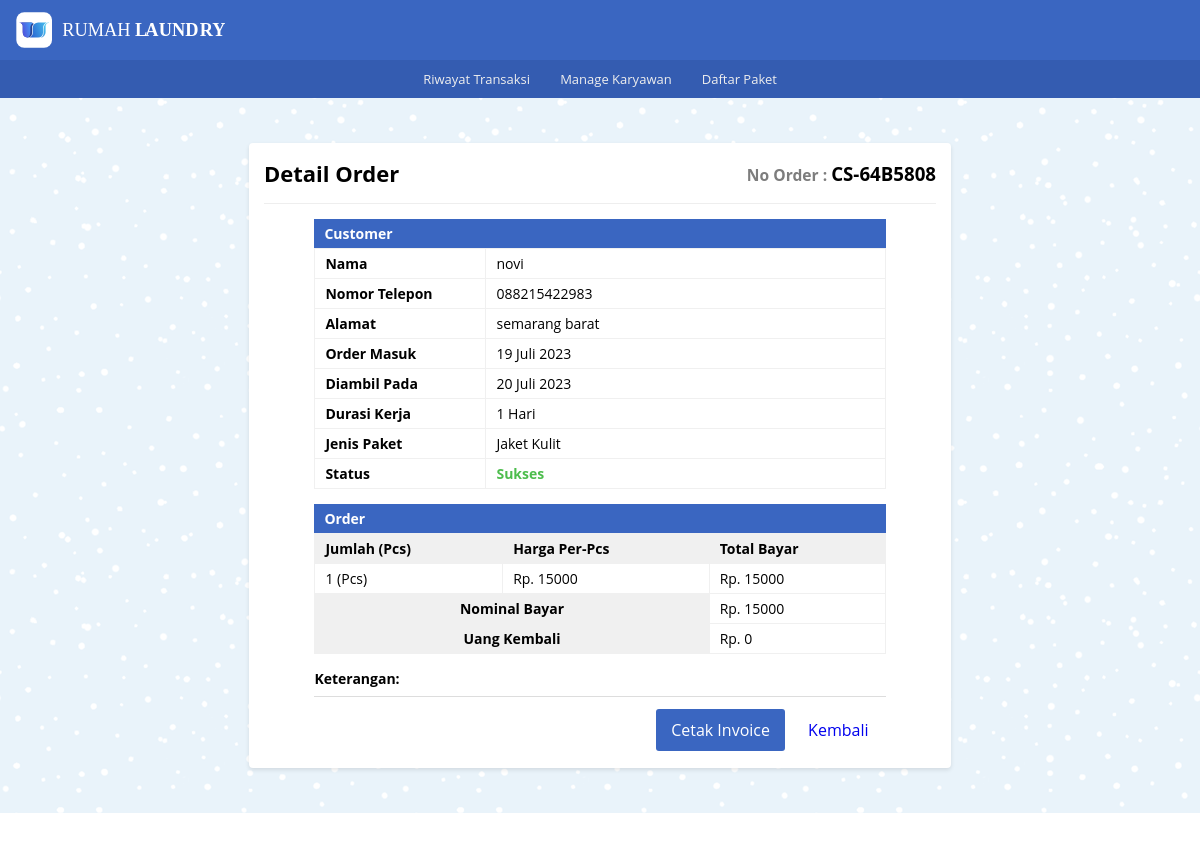
Screenshot of /riwayat_transaksi/riwayat_cs/detail_cs.php?id_cs=4 with the database file from the repository.
### tables this page shows
CREATE TABLE `tb_riwayat_cs` (
  `id_cs` int(11) NOT NULL,
  `or_number` varchar(20) DEFAULT NULL,
  `pelanggan` varchar(100) DEFAULT NULL,
  `no_telp` char(15) DEFAULT NULL,
  `alamat` text DEFAULT NULL,
  `j_paket` varchar(50) DEFAULT NULL,
  `wkt_kerja` varchar(20) DEFAULT NULL,
  `jml_pcs` int(11) DEFAULT NULL,
  `h_perpcs` int(11) DEFAULT NULL,
  `tgl_msk` varchar(40) DEFAULT NULL,
  `tgl_klr` varchar(40) DEFAULT NULL,
  `total` int(11) DEFAULT NULL,
  `nominal_byr` int(11) DEFAULT NULL,
  `kembalian` int(11) DEFAULT NULL,
  `status` varchar(20) DEFAULT NULL,
  `keterangan` text DEFAULT NULL
);

### _functions.php (called while the page is built, shortened)
<?php
$host	= 'localhost';
$user = 'root';
$pass	= '';
$db	= 'laundry_app';
$koneksi = mysqli_connect($host, $user, $pass, $db);
function query($query)
{
	global $koneksi;
	$result = mysqli_query($koneksi, $query);
	$rows = [];
	while ($row = mysqli_fetch_assoc($result)) {
		$rows[] = $row;
	}
	return $rows;
}
function url($url = null)
{
	$url_utama = "http://localhost/rumah_laundry";
	if ($url != null) {
		return $url_utama . '/' . $url;
	} else {
		return $url_utama;
	}
}

### riwayat_transaksi/riwayat_cs/detail_cs.php (the view, shortened to what this page needs)
<?php
   require_once('../../_header.php');
   $get_id = $_GET['id_cs'];
   $data = query("SELECT * FROM tb_riwayat_cs WHERE id_cs = $get_id")[0];
?>
<div id="detail_or_cs" class="main-content">
   <div class="container">
      <div class="baris">
         <div class="col mt-2">
            <div class="card-md">
               <div class="card-title card-flex">
                  <div class="card-col">
                     <h2>Detail Order</h2>
                  </div>
                  <div class="card-col txt-right">
                     <h3 class="no-order"><small>No Order : </small><?=$data['or_number']?></h3>
                  </div>
               </div>
               <div class="card-body">
                     <div class="jdl-or">
                        <h4>Customer</h4>
                     </div>
                     <table class="tb-detail_customer">
                        <tr>
                           <th>Nama</th>
                           <td><?=$data['pelanggan']?></td>
                        </tr>
                        <tr>
                           <th>Nomor Telepon</th>
                           <td><?=$data['no_telp']?></td>
                        </tr>
                        <tr>
                           <th>Alamat</th>
                           <td><?=$data['alamat']?></td>
                        </tr>
                        <tr>
                           <th>Order Masuk</th>
                           <td><?=$data['tgl_msk']?></td>
                        </tr>
                        <tr>
                           <th>Diambil Pada</th>
                           <td><?=$data['tgl_klr']?></td>
                        </tr>
                        <tr>
                           <th>Durasi Kerja</th>
                           <td><?=$data['wkt_kerja']?></td>
                        </tr>
                        <tr>
                           <th>Jenis Paket</th>
                           <td><?=$data['j_paket']?></td>
                        </tr>
                        <tr>
                           <th>Status</th>
                           <td><span class="success"><?=$data['status']?></span></td>
                        </tr>
                     </table>
                     <div class="jdl-or">
                        <h4>Order</h4>
                     </div>
                     <table class="tb-detail_order">
                        <tr>
                           <th>Jumlah (Pcs)</th>
                           <th>Harga Per-Pcs</th>
                           <th>Total Bayar</th>
                        </tr>
                        <tr>
                           <td><?=$data['jml_pcs'] . " (Pcs)"?></td>
                           <td><?="Rp. " . $data['h_perpcs']?></td>
                           <td><?="Rp. " . $data['total']?></td>
                        </tr>
                        <tr>
                           <th colspan="2" style="text-align: center;">Nominal Bayar</th>
                           <td><?="Rp. " . $data['nominal_byr']?></td>
                        </tr>
                        <tr>
                           <th colspan="2" style="text-align: center;">Uang Kembali</th>
                           <td><?="Rp. " . $data['kembalian']?></td>
                        </tr>
                     </table>
                     <div class="details">
                        <h4 class="mb-01">Keterangan:</h4>
                     </div>
                     <div class="form-footer_detail">
                        <div class="buttons">
                           <a class="btn-sm bg-primary" href="<?=url('riwayat_transaksi/riwayat_cs/cetak_info.php')?>?id_cs=<?=$data['id_cs']?>">Cetak Invoice</a>
                           <a class="btn-sm bg-transparent" href="<?=url('riwayat_transaksi/riwayat.php')?>">Kembali</a>
                        </div>
                     </div>
               </div>
            </div>
         </div>
      </div>
   </div>
</div>
<?php require_once('../../_footer.php') ?>

### _assets/css/style.css (style rules this page uses)
* { margin: 0; padding: 0; box-sizing: border-box; }
html,body { width: 100%; max-width: 100%; position: relative; font-family: 'Open sans', sans-serif; display: flex; flex-direction: column; background-image: url(../img/blue-snow.png); overflow-x: hidden; }
.txt-right { text-align: right; }
.mt-2 { margin-top: 30px }
.mb-01 { margin-bottom: 8px }
.success { font-weight: bold; color:#4dbd4d; }
h2 { font-size: 22px; }
.main-content { display: flex; flex-direction: column; }
.container { display: flex; flex-direction: column; width: 1080px; max-width: 100%; margin: auto; padding: 0 15px; min-height: 20px; }
.baris { position: relative; margin: 0 -15px; display: flex; flex-direction: row; flex-wrap: wrap; }
.bg-primary { border: 2px solid #3a66c1; color: #ffffff; background-color: #3a66c1; }
.bg-transparent { background-color: transparent; border: 2px solid #dddddd; }
.col { flex: 1; }
.no-order small { color: #7d7d7d; }
.card-md { background-color: #fff; width: 65%; margin: 15px auto; padding: 15px; border-radius: 4px; box-shadow: 0 2px 4px rgba(0,0,0,0.10); }
.card-body { position: relative; }
.card-title { padding-bottom: 15px; margin-bottom: 15px; border-bottom: 1px solid #eeeeee; }
.card-flex { display: flex; flex-direction: row; align-items: center; justify-content: space-between; }
.card-col { flex: 1; }
.card-md .card-body table.tb-detail_customer, .card-md .card-body table.tb-detail_order { width: 85%; position: relative; margin: 0 auto; border-collapse: collapse; text-align: left; }
.card-md .card-body .jdl-or { width: 85%; font-size: 14px; padding: 5px 10px; margin: 0 auto; color: #fff; background-color: #3a66c1; }
.card-md .card-body .details { width: 85%; margin: 15px auto 0; font-size: 14px; }
table.tb-detail_customer tr th { width: 30%; }
table.tb-detail_customer tr td { width: 70%; }
table.tb-detail_customer tr th, table.tb-detail_customer tr td, table.tb-detail_order tr th, table.tb-detail_order tr td { vertical-align: top; padding: 5px 10px; font-size: 14px; border: 1px solid #f0f0f0; }
table.tb-detail_order tr th { background-color: #f0f0f0; }
table.tb-detail_order tr th, table.tb-detail_order tr td { text-align: left; }
.form-footer .buttons, .form-footer_detail .buttons { text-align: right; width: 50%; margin-left: auto; }
.form-footer_detail { width: 85%; margin: 8px auto 0; border-top: 1px solid #dddddd; padding-top: 10px; display: flex; }
.btn-sm { display: inline-block; text-decoration: none; padding: 10px 15px; margin: 2px; border-radius: 3px; cursor: pointer; border: 0; }

### rows the page displays
tb_riwayat_cs: or_number "CS-64B5808", pelanggan "novi", no_telp "088215422983", alamat "semarang barat", tgl_msk "19 Juli 2023", tgl_klr "20 Juli 2023", wkt_kerja "1 Hari", j_paket "Jaket Kulit", status "Sukses", jml_pcs "1", h_perpcs "15000", total "15000", nominal_byr "15000", kembalian "0"
